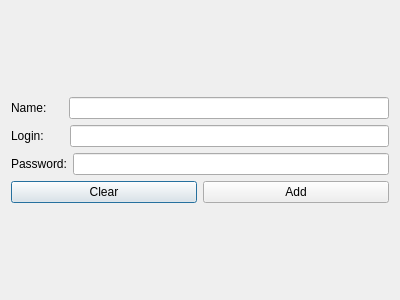
<?xml version="1.0" encoding="UTF-8"?>
<ui version="4.0">
 <class>addpass</class>
 <widget class="QDialog" name="addpass">
  <property name="geometry">
   <rect>
    <x>0</x>
    <y>0</y>
    <width>400</width>
    <height>300</height>
   </rect>
  </property>
  <property name="windowTitle">
   <string>Dialog</string>
  </property>
  <layout class="QGridLayout" name="gridLayout">
   <item row="0" column="0">
    <layout class="QVBoxLayout" name="verticalLayout">
     <item>
      <layout class="QHBoxLayout" name="horizontalLayout_1">
       <item>
        <widget class="QLabel" name="label">
         <property name="text">
          <string>Name:     </string>
         </property>
         <property name="alignment">
          <set>Qt::AlignCenter</set>
         </property>
        </widget>
       </item>
       <item>
        <widget class="QLineEdit" name="lineEdit_name"/>
       </item>
      </layout>
     </item>
     <item>
      <layout class="QHBoxLayout" name="horizontalLayout_4">
       <item>
        <widget class="QLabel" name="label_3">
         <property name="text">
          <string>Login:      </string>
         </property>
        </widget>
       </item>
       <item>
        <widget class="QLineEdit" name="lineEdit_login">
         <property name="echoMode">
          <enum>QLineEdit::Password</enum>
         </property>
        </widget>
       </item>
      </layout>
     </item>
     <item>
      <layout class="QHBoxLayout" name="horizontalLayout_2">
       <item>
        <widget class="QLabel" name="label_2">
         <property name="text">
          <string>Password:</string>
         </property>
        </widget>
       </item>
       <item>
        <widget class="QLineEdit" name="lineEdit_pass">
         <property name="echoMode">
          <enum>QLineEdit::Password</enum>
         </property>
        </widget>
       </item>
      </layout>
     </item>
     <item>
      <layout class="QHBoxLayout" name="horizontalLayout_3">
       <item>
        <widget class="QPushButton" name="pushButton">
         <property name="text">
          <string>Clear</string>
         </property>
        </widget>
       </item>
       <item>
        <widget class="QPushButton" name="pushButton_2">
         <property name="text">
          <string>Add</string>
         </property>
        </widget>
       </item>
      </layout>
     </item>
    </layout>
   </item>
  </layout>
 </widget>
 <resources/>
 <connections/>
</ui>
